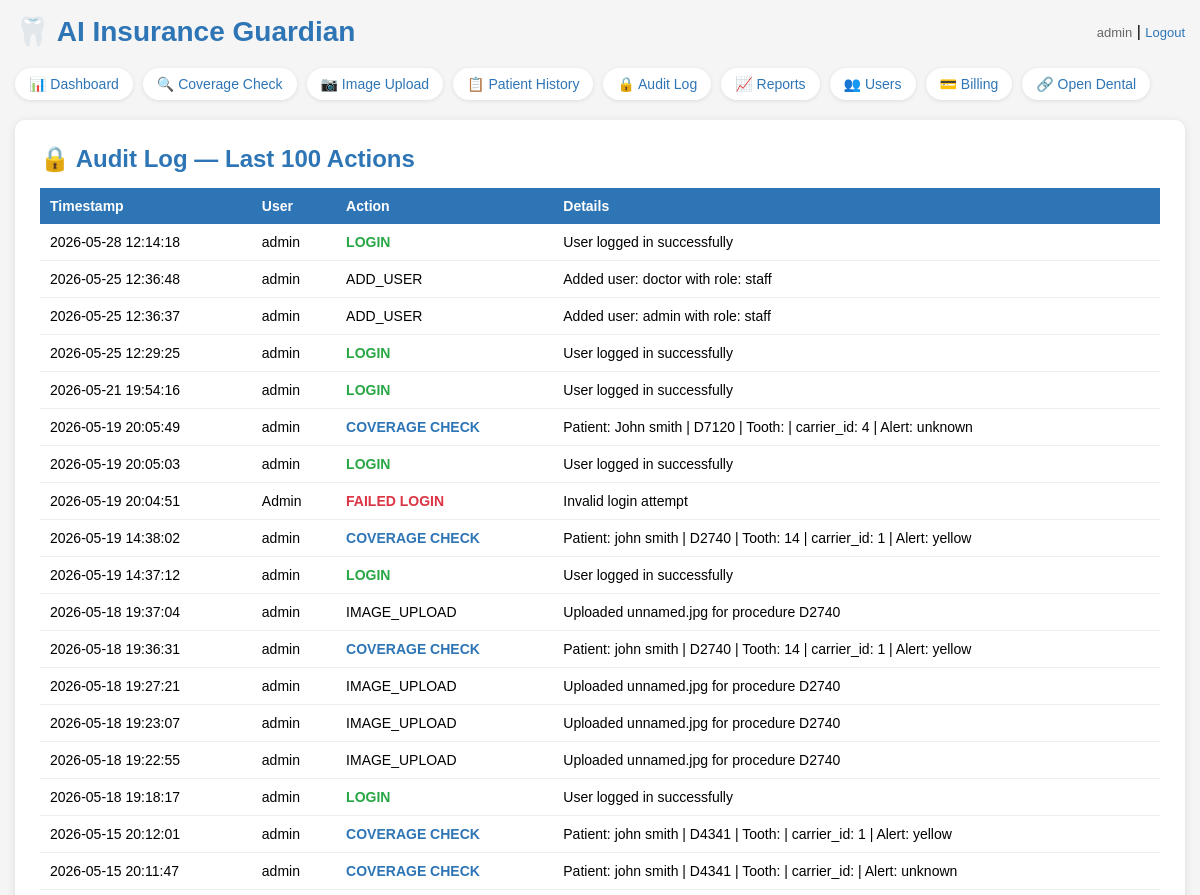
/audit (signed in, upper part), run on an earlier commit of the app's database.
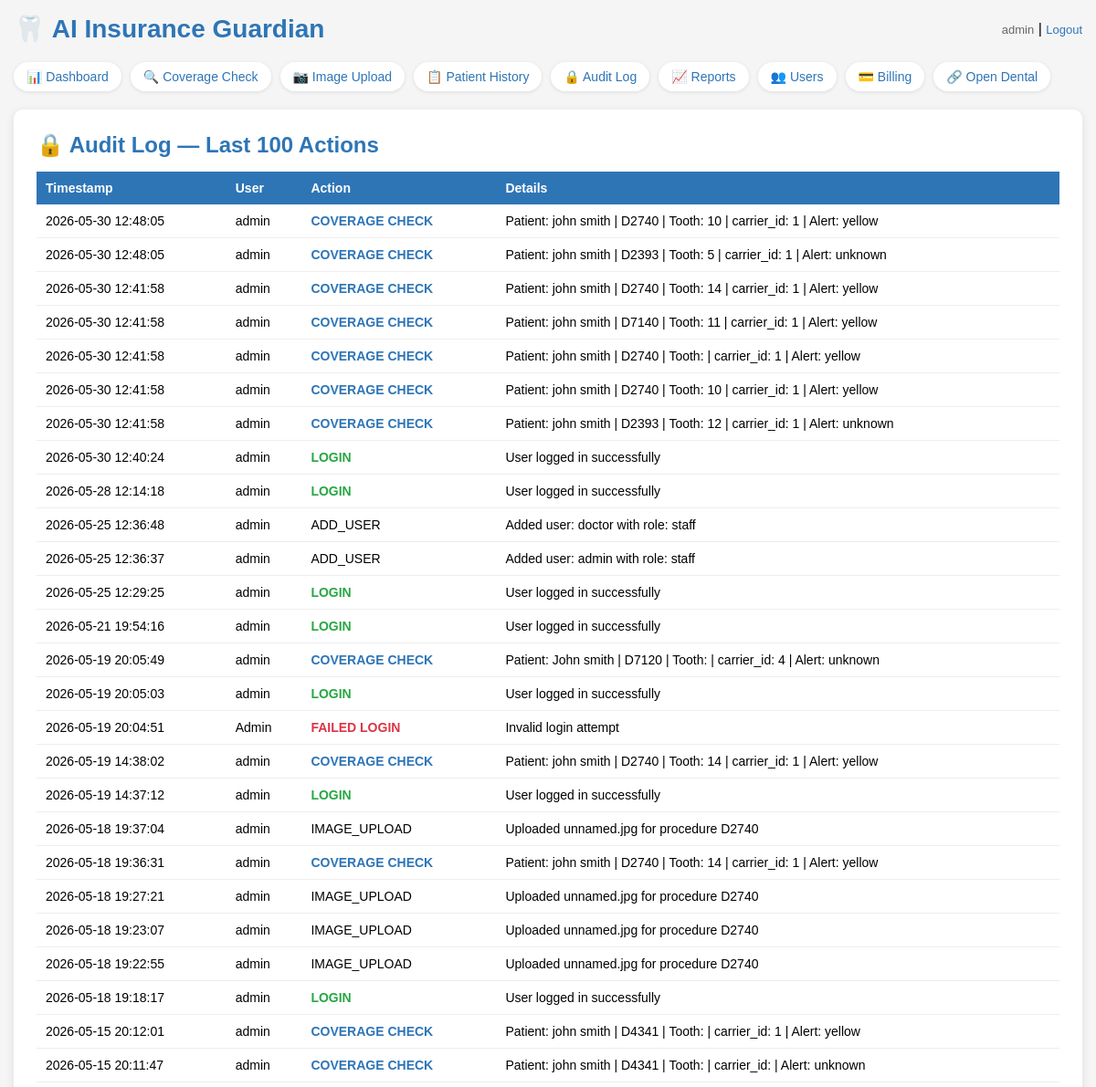
And on a later commit of the database.
### tables this page shows
CREATE TABLE users (
            id INTEGER PRIMARY KEY,
            username TEXT UNIQUE NOT NULL,
            password TEXT NOT NULL,
            role TEXT DEFAULT 'staff'
        );

CREATE TABLE audit_log (id INTEGER PRIMARY KEY, username TEXT, action TEXT, details TEXT, timestamp TEXT);

### app.py (the view)
@app.route("/audit")
@login_required
def audit():
    conn = get_db()
    cursor = conn.cursor()
    cursor.execute("SELECT * FROM audit_log ORDER BY timestamp DESC LIMIT 100")
    records = cursor.fetchall()
    conn.close()
    return render_template("audit.html", records=records)

### app.py (called while the page is built)
def get_db():
    conn = sqlite3.connect("insurance_guardian.db")
    conn.row_factory = sqlite3.Row
    return conn

@login_manager.user_loader
def load_user(user_id):
    conn = get_db()
    cursor = conn.cursor()
    cursor.execute("SELECT * FROM users WHERE id = ?", (user_id,))
    row = cursor.fetchone()
    conn.close()
    if row:
        return User(row["id"], row["username"], row["role"])
    return None

### templates/audit.html (shortened to what this page needs)
<!DOCTYPE html>
<html>
<head>
</head>
<body>
    <div class="header">
        <h1>🦷 AI Insurance Guardian</h1>
        <div>
            <span class="user-info">{{ current_user.username }}</span> |
            <a href="/logout" class="logout">Logout</a>
        </div>
    </div>
    <div class="nav">
        <a href="/dashboard" class="active">📊 Dashboard</a>
        <a href="/">🔍 Coverage Check</a>
        <a href="/upload">📷 Image Upload</a>
        <a href="/history">📋 Patient History</a>
        <a href="/audit">🔒 Audit Log</a>
        <a href="/reports">📈 Reports</a>
        <a href="/users">👥 Users</a>
        <a href="/billing">💳 Billing</a>
        <a href="/opendental">🔗 Open Dental</a>
    </div>
    <div class="results-box">
        <h2>🔒 Audit Log — Last 100 Actions</h2>
        <table>
            <tr>
                <th>Timestamp</th>
                <th>User</th>
                <th>Action</th>
                <th>Details</th>
            </tr>
            {% for record in records %}
            <tr>
                <td>{{ record[4] }}</td>
                <td>{{ record[1] }}</td>
                <td>
                    {% if record[2] == 'LOGIN' %}<span class="action-login">LOGIN</span>
                    {% elif record[2] == 'LOGOUT' %}<span class="action-logout">LOGOUT</span>
                    {% elif record[2] == 'COVERAGE_CHECK' %}<span class="action-check">COVERAGE CHECK</span>
                    {% elif record[2] == 'FAILED_LOGIN' %}<span class="action-failed">FAILED LOGIN</span>
                    {% else %}{{ record[2] }}{% endif %}
                </td>
                <td>{{ record[3] }}</td>
            </tr>
            {% endfor %}
        </table>
    </div>
</body>
</html>

### templates/audit.html (style rules this page uses)
* { box-sizing: border-box; margin: 0; padding: 0; }
body { font-family: Arial, sans-serif; background-color: #f5f5f5; padding: 15px; }
.header { display: flex; justify-content: space-between; align-items: center; margin-bottom: 20px; flex-wrap: wrap; gap: 10px; }
h1 { color: #2E75B6; font-size: clamp(20px, 4vw, 28px); }
.nav { display: flex; flex-wrap: wrap; gap: 10px; margin-bottom: 20px; }
.nav a { color: #2E75B6; text-decoration: none; font-size: 14px; background: white; padding: 8px 14px; border-radius: 20px; box-shadow: 0 1px 4px rgba(0,0,0,0.1); }
.user-info { color: #666; font-size: 13px; }
.logout { color: #2E75B6; text-decoration: none; font-size: 13px; }
.results-box { background: white; padding: 25px; border-radius: 10px; box-shadow: 0 2px 10px rgba(0,0,0,0.1); }
.results-box h2 { color: #2E75B6; margin-bottom: 15px; }
table { width: 100%; border-collapse: collapse; font-size: 14px; }
th { background: #2E75B6; color: white; padding: 10px; text-align: left; }
td { padding: 10px; border-bottom: 1px solid #eee; }
.action-login { color: #28a745; font-weight: bold; }
.action-check { color: #2E75B6; font-weight: bold; }
.action-failed { color: #dc3545; font-weight: bold; }

What changed in the data, as far as the page shows it:
added audit_log: timestamp "2026-05-30 12:48:05", username "admin", action "COVERAGE CHECK", details "Patient: john smith | D2740 | Tooth: 10 | carrier_id: 1 | Alert: yellow"
added audit_log: timestamp "2026-05-30 12:48:05", username "admin", action "COVERAGE CHECK", details "Patient: john smith | D2393 | Tooth: 5 | carrier_id: 1 | Alert: unknown"
added audit_log: timestamp "2026-05-30 12:41:58", username "admin", action "COVERAGE CHECK", details "Patient: john smith | D2740 | Tooth: 14 | carrier_id: 1 | Alert: yellow"
added audit_log: timestamp "2026-05-30 12:41:58", username "admin", action "COVERAGE CHECK", details "Patient: john smith | D7140 | Tooth: 11 | carrier_id: 1 | Alert: yellow"
added audit_log: timestamp "2026-05-30 12:41:58", username "admin", action "COVERAGE CHECK", details "Patient: john smith | D2740 | Tooth: | carrier_id: 1 | Alert: yellow"
added audit_log: timestamp "2026-05-30 12:41:58", username "admin", action "COVERAGE CHECK", details "Patient: john smith | D2740 | Tooth: 10 | carrier_id: 1 | Alert: yellow"
added audit_log: timestamp "2026-05-30 12:41:58", username "admin", action "COVERAGE CHECK", details "Patient: john smith | D2393 | Tooth: 12 | carrier_id: 1 | Alert: unknown"
added audit_log: timestamp "2026-05-30 12:40:24", username "admin", action "LOGIN", details "User logged in successfully"
